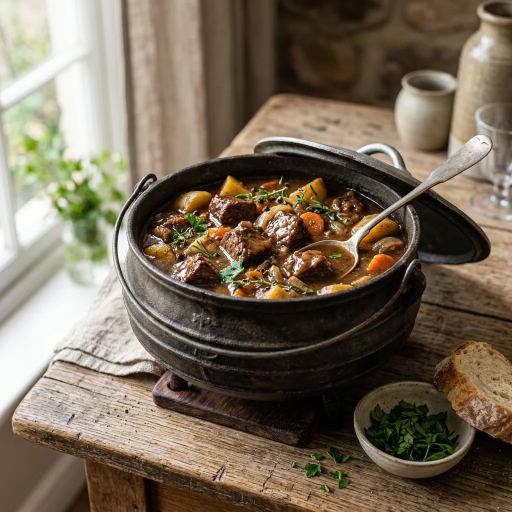
#> input picture src/assets/recipes/beef-potjiekos.webp, 1024 x 1024 px (shown at 1/2 size); its folder holds 4 pictures in this run
$ python recipe-renditions.py
#> lines starting #> are read from the running program, lines starting #| are printed output that depends on the picture
"""Rebuild bundled recipe renditions: python3 -m pip install Pillow==13.0.0 first."""
from pathlib import Path
from PIL import Image, ImageOps

root = Path(__file__).resolve().parents[1] / 'src/assets/recipes'
sources = [p for p in root.glob('*.webp') if not p.stem.endswith(('-thumb', '-card'))]
sources += list((root / 'dishes').glob('*.jpg'))
original = thumb = card = 0
for source in sorted(sources):
    original += source.stat().st_size
    with Image.open(source) as image:
#> image is the input picture: PIL image 1024x1024 RGB; mean R, G, B 118.7, 105.7, 86.9
        image = ImageOps.exif_transpose(image).convert('RGB')
        for label, width in [('thumb', 256), ('card', 512)]:
            resized = image.copy()
            resized.thumbnail((width, width), Image.Resampling.LANCZOS)
            target = source.with_name(f'{source.stem}-{label}.webp')
            resized.save(target, 'WEBP', quality=84, method=6)
            if label == 'thumb': thumb += target.stat().st_size
            else: card += target.stat().st_size
#> this loop made 2 passes
#> pass 1, `resized.save(target, 'WEBP', quality=84, method=6)`:
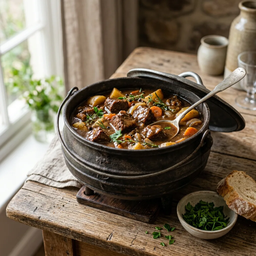
#> saved as beef-potjiekos-thumb.webp: PIL image 256x256 RGB; mean R, G, B 118.8, 105.9, 87.1
#> pass 2, `resized.save(target, 'WEBP', quality=84, method=6)`:
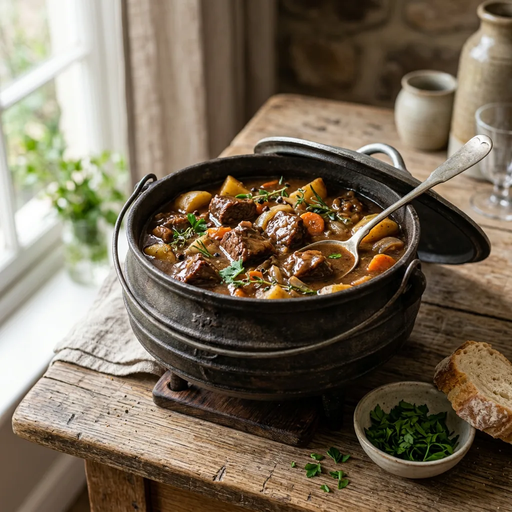
#> saved as beef-potjiekos-card.webp: PIL image 512x512 RGB; mean R, G, B 118.7, 105.7, 87
#> after the loop, card = 49410; thumb = 16182
print(f'{len(sources)} photos: original={original} bytes, thumb={thumb} bytes, card={card} bytes')
#| 1 photos: original=140322 bytes, thumb=16182 bytes, card=49410 bytes
